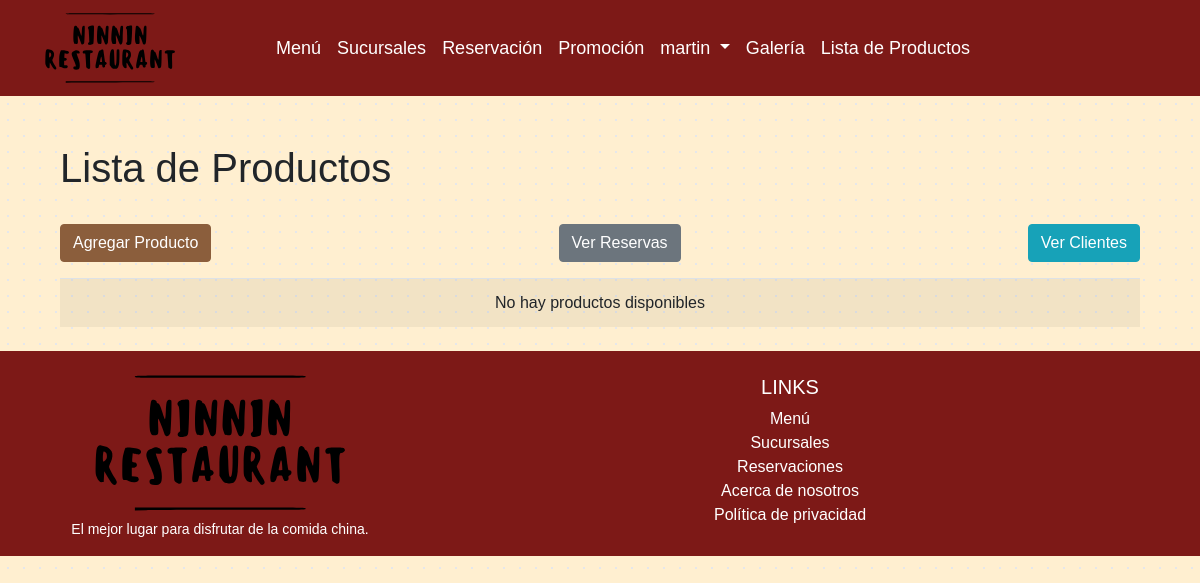
/clientes/crud_producto/ (signed in), run on an earlier commit of the app's database.
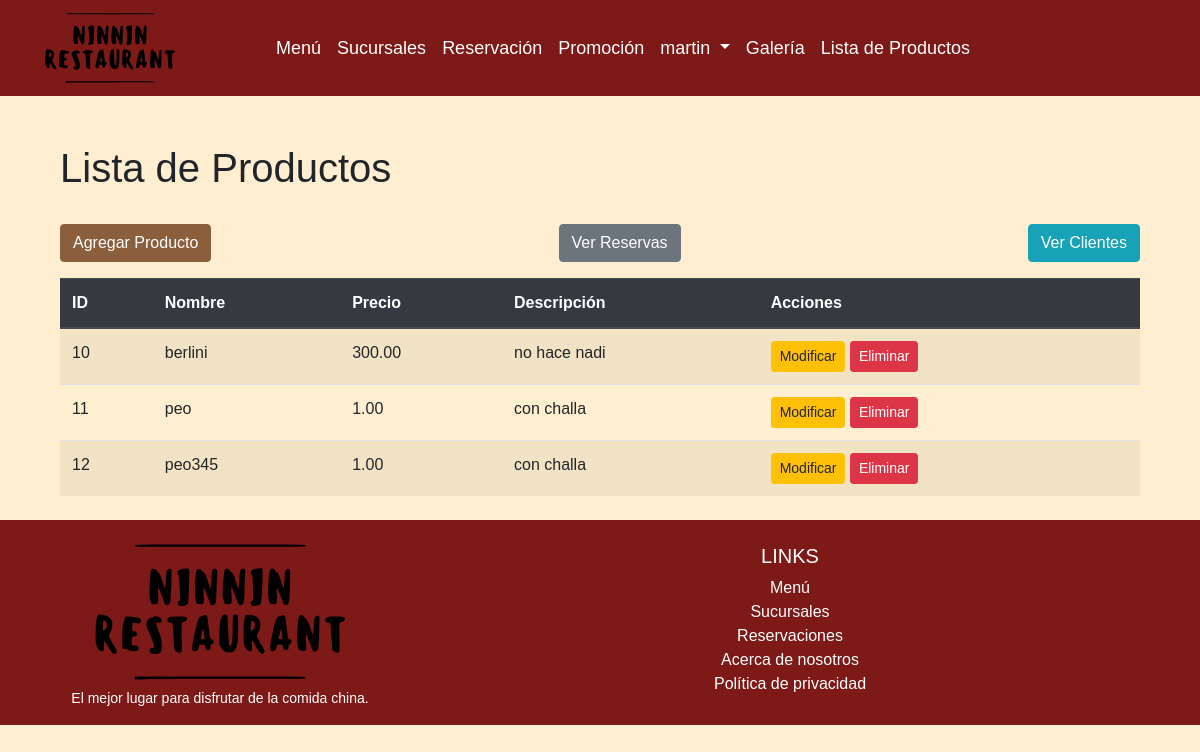
And on a later commit of the database.
### clientes/models.py (models this page shows, shortened)
class Producto(models.Model):
    nombre = models.CharField(max_length=100)
    precio = models.DecimalField(max_digits=10, decimal_places=2)
    descripcion = models.TextField(blank=True)

### clientes/views.py (the view)
# urls.py: path('crud_producto/', views.producto_list, name='crud_producto'),
@login_required
def producto_list(request):
    productos = Producto.objects.all()
    return render(request, 'productos/producto_list.html', {'productos': productos})

### clientes/templates/productos/producto_list.html
{% extends "clientes/base.html" %}
{% block content %}
    <div class="container mt-5">
        <h1>Lista de Productos</h1>
        <br>
        <div class="d-flex justify-content-between mb-3">
            <a href="{% url 'producto_add' %}" class="btn btn-primary">Agregar Producto</a>
            <button type="button" class="btn btn-secondary">
                <a href="{% url 'reserva_list' %}" class="text-white">Ver Reservas</a>
            </button>
            <button type="button" class="btn btn-info">
                <a href="{% url 'crud' %}" class="text-white">Ver Clientes</a>
            </button>
        </div>
        <table class="table table-striped">
            {% if productos %}
                <thead class="thead-dark">
                    <tr>
                        <th scope="col">ID</th>
                        <th scope="col">Nombre</th>
                        <th scope="col">Precio</th>
                        <th scope="col">Descripción</th>
                        <th scope="col">Acciones</th>
                    </tr>
                </thead>
                <tbody>
                    {% for producto in productos %}
                        <tr>
                            <td>{{ producto.id }}</td>
                            <td>{{ producto.nombre }}</td>
                            <td>{{ producto.precio }}</td>
                            <td>{{ producto.descripcion }}</td>
                            <td>
                                <a href="{% url 'producto_edit' producto.id %}" class="btn btn-warning btn-sm">Modificar</a>
                                <a href="{% url 'producto_delete' producto.id %}" class="btn btn-danger btn-sm">Eliminar</a>
                            </td>
                        </tr>
                    {% endfor %}
                </tbody>
            {% else %}
                <tr>
                    <td colspan="5" class="text-center">No hay productos disponibles</td>
                </tr>
            {% endif %}
        </table>
    </div>
{% endblock %}

What changed in the data, as far as the page shows it:
added Producto: id "10", nombre "berlini", precio "300.00", descripcion "no hace nadi"
added Producto: id "11", nombre "peo", precio "1.00", descripcion "con challa"
added Producto: id "12", nombre "peo345", precio "1.00", descripcion "con challa"
Also different on the page:
text no longer shown: "No hay productos disponibles"
text now shown: "ID Nombre Precio Descripción Acciones"
